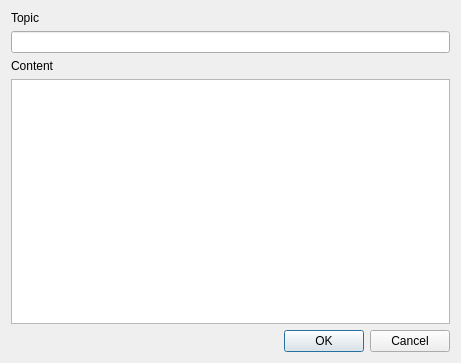
<?xml version="1.0" encoding="UTF-8"?>
<ui version="4.0">
    <class>PublishWindow</class>
    <widget class="QWidget" name="PublishWindow">
        <property name="geometry">
            <rect>
                <x>0</x>
                <y>0</y>
                <width>461</width>
                <height>363</height>
            </rect>
        </property>
        <property name="windowTitle">
            <string>Form</string>
        </property>
        <layout class="QGridLayout" name="gridLayout">
            <item row="0" column="0">
                <widget class="QLabel" name="label">
                    <property name="text">
                        <string>Topic</string>
                    </property>
                </widget>
            </item>
            <item row="1" column="0">
                <widget class="QLineEdit" name="lineEdit"/>
            </item>
            <item row="2" column="0">
                <widget class="QLabel" name="label_2">
                    <property name="text">
                        <string>Content</string>
                    </property>
                </widget>
            </item>
            <item row="3" column="0">
                <widget class="QPlainTextEdit" name="plainTextEdit"/>
            </item>
            <item row="4" column="0">
                <widget class="QDialogButtonBox" name="buttonBox">
                    <property name="standardButtons">
                        <set>QDialogButtonBox::Cancel|QDialogButtonBox::Ok</set>
                    </property>
                </widget>
            </item>
        </layout>
    </widget>
    <resources/>
    <connections/>
</ui>
